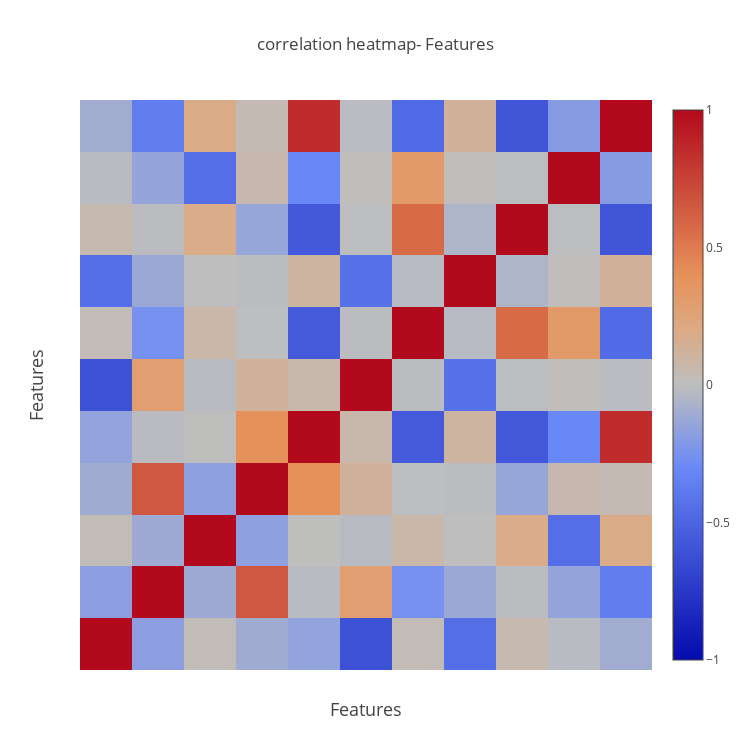

The cell this chart's notebook holds for it:
### Markdown cell above
### 皮尔逊相关系数

### Code cell
corr_df = df[features].corr()

data1 = [go.Heatmap(x=features,
                    y=features,
                    z=corr_df.values,
                   showscale = True,
                   zmin=-1, zmax=1)]

layout = dict(title="correlation heatmap- Features", 
                xaxis=dict(
        title='Features',
        titlefont=dict(
            size=18,
        ),
        showticklabels=False,
        ticks="",
        tickangle=90,
        tickfont=dict(
            size=4,
        ),
                
    ),
    yaxis=dict(
        title='Features',
        titlefont=dict(
            size=18,
        ),
        showticklabels=False,
        ticks="",
        tickangle=0,
        tickfont=dict(
            size=0,
        ),
    ),
    width = 750, height = 750,
    autosize = False )

figure = dict(data=data1,layout=layout)
iplot(figure)

### Figure 1 — Plotly figure (JSON) as saved in the notebook; plotly's stock layout.template omitted (floating-point values rounded to 4 significant figures)
{"data": [{"showscale": true, "type": "heatmap", "x": ["percent_atom_al", "lattice_vector_2_ang", "lattice_angle_alpha_degree", "number_of_total_atoms", "lattice_vector_1_ang", "percent_atom_in", "lattice_vector_3_ang", "percent_atom_ga", "spacegroup", "lattice_angle_gamma_degree", "lattice_angle_beta_degree"], "y": ["percent_atom_al", "lattice_vector_2_ang", "lattice_angle_alpha_degree", "number_of_total_atoms", "lattice_vector_1_ang", "percent_atom_in", "lattice_vector_3_ang", "percent_atom_ga", "spacegroup", "lattice_angle_gamma_degree", "lattice_angle_beta_degree"], "z": [[1, -0.1796, 0.01918, -0.106, -0.1544, -0.6093, 0.03226, -0.4501, 0.05227, -0.01918, -0.09943], [-0.1796, 1, -0.1142, 0.6514, -0.01712, 0.2925, -0.2562, -0.1253, -0.01221, -0.1466, -0.3657], [0.01918, -0.1142, 1, -0.172, 0.002739, -0.01993, 0.07183, 0.0006485, 0.1839, -0.4467, 0.1891], [-0.106, 0.6514, -0.172, 1, 0.3979, 0.1177, -0.002656, -0.01203, -0.1375, 0.05569, 0.03943], [-0.1544, -0.01712, 0.002739, 0.3979, 1, 0.06676, -0.5604, 0.1002, -0.5706, -0.3037, 0.8501], [-0.6093, 0.2925, -0.01993, 0.1177, 0.06676, 1, -0.01087, -0.4338, -0.00562, 0.01026, -0.01393], [0.03226, -0.2562, 0.07183, -0.002656, -0.5604, -0.01087, 1, -0.02442, 0.5698, 0.3283, -0.4712], [-0.4501, -0.1253, 0.0006485, -0.01203, 0.1002, -0.4338, -0.02442, 1, -0.05306, 0.01023, 0.1287], [0.05227, -0.01221, 0.1839, -0.1375, -0.5706, -0.00562, 0.5698, -0.05306, 1, -0.0077, -0.5847], [-0.01918, -0.1466, -0.4467, 0.05569, -0.3037, 0.01026, 0.3283, 0.01023, -0.0077, 1, -0.1953], [-0.09943, -0.3657, 0.1891, 0.03943, 0.8501, -0.01393, -0.4712, 0.1287, -0.5847, -0.1953, 1]], "zmax": 1, "zmin": -1}], "layout": {"autosize": false, "height": 750, "title": "correlation heatmap- Features", "width": 750, "xaxis": {"showticklabels": false, "tickangle": 90, "tickfont": {"size": 4}, "ticks": "", "title": "Features", "titlefont": {"size": 18}}, "yaxis": {"showticklabels": false, "tickangle": 0, "tickfont": {"size": 0}, "ticks": "", "title": "Features", "titlefont": {"size": 18}}}}
